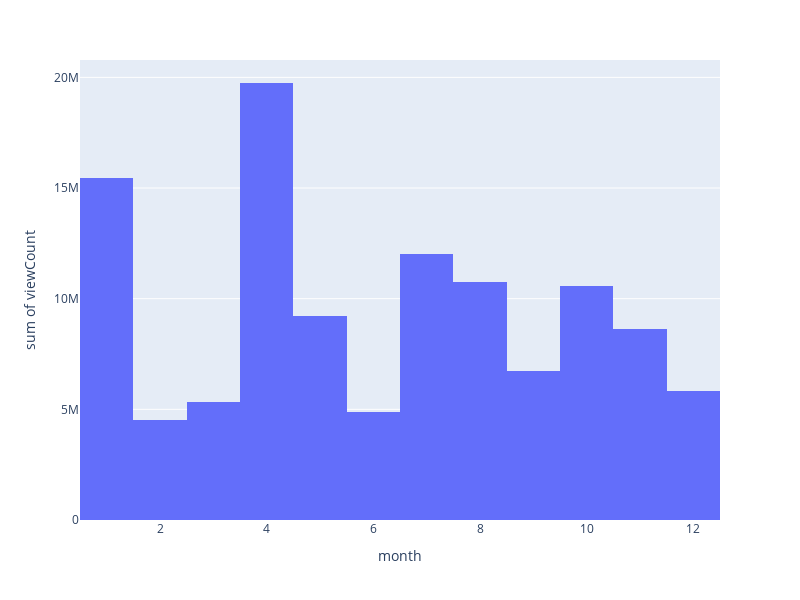

The notebook cell this image was saved under:
### Code cell
# #Checking months with most views
fig = px.histogram(video_details,x='month',y='viewCount',width=800,height=600)

fig.show()

### Figure 1 — Plotly figure (JSON) as saved in the notebook; plotly's stock layout.template omitted (floating-point values rounded to 4 significant figures; data arrays with more than 128 entries replaced by an {"elided": "..."} marker saying what was removed)
{"data": [{"alignmentgroup": "True", "bingroup": "x", "histfunc": "sum", "hovertemplate": "month=%{x}<br>sum of viewCount=%{y}<extra></extra>", "legendgroup": "", "marker": {"color": "#636efa", "pattern": {"shape": ""}}, "name": "", "offsetgroup": "", "orientation": "v", "showlegend": false, "type": "histogram", "x": {"elided": "1223 int values"}, "xaxis": "x", "y": {"elided": "1223 int values"}, "yaxis": "y"}], "layout": {"barmode": "relative", "height": 600, "legend": {"tracegroupgap": 0}, "margin": {"t": 60}, "width": 800, "xaxis": {"anchor": "y", "autorange": true, "domain": [0, 1], "range": [0.5, 12.5], "title": {"text": "month"}, "type": "linear"}, "yaxis": {"anchor": "x", "autorange": true, "domain": [0, 1], "range": [0, 20780000.0], "title": {"text": "sum of viewCount"}, "type": "linear"}}}
